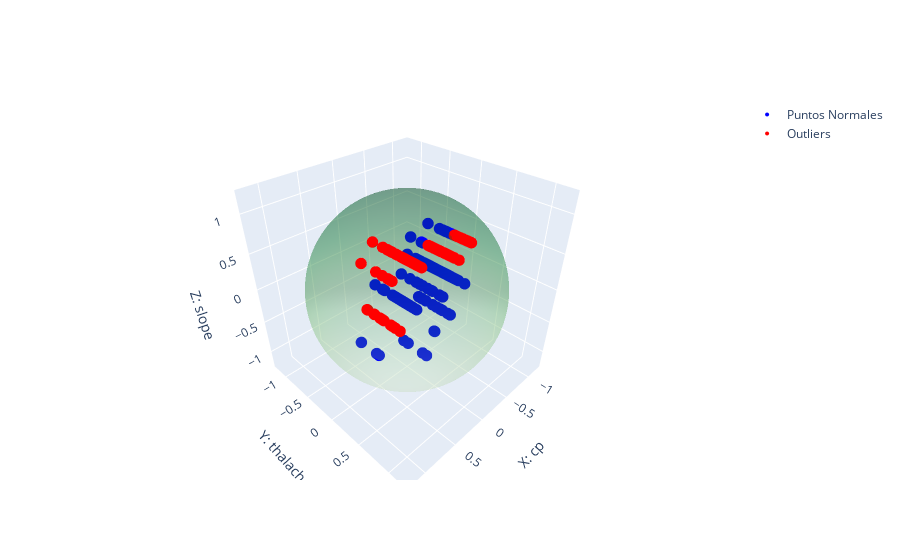

Source (notebook cell):
### Code cell
import plotly.graph_objs as go
import numpy as np
import plotly.express as px
from mpl_toolkits.mplot3d import Axes3D

# Genera datos de ejemplo (reemplaza esto con tus propios datos)
#np.random.seed(0)
#data = np.random.rand(100, 3)
#np.random.rand(200)

# Selecciona las tres columnas que deseas convertir
columnas_seleccionadas = dataframe_scaled_minmax[['cp', 'thalach', 'slope']]

# Convierte las columnas seleccionadas en un numpy.ndarray
data = columnas_seleccionadas.to_numpy()

# Define un umbral (de distancia euclidiana) para identificar outliers (puedes ajustar esto según tus necesidades)
umbral = 1.2

# Calcula la distancia euclidiana desde el origen (centro) para cada punto de datos
distancias = np.linalg.norm(data, axis=1)

# Identifica los índices de los outliers
outliers_indices = np.where(distancias > umbral)[0]

# Separa los datos en dos grupos: puntos normales y outliers
puntos_normales = data[distancias <= umbral]
outliers = data[outliers_indices]

# Crea una figura 3D interactiva
fig = go.Figure()

# Plotea los puntos de datos normales (dentro de la esfera)
fig.add_trace(go.Scatter3d(
    x=puntos_normales[:, 0],
    y=puntos_normales[:, 1],
    z=puntos_normales[:, 2],
    mode='markers',
    marker={'color':'blue', 'size':4},
    name='Puntos Normales'
))

# Plotea los outliers (fuera de la esfera)
fig.add_trace(go.Scatter3d(
    x=outliers[:, 0],
    y=outliers[:, 1],
    z=outliers[:, 2],
    mode='markers',
    marker={'color':'red', 'size':4},
    name='Outliers'
))

# Crea una esfera que excluye los outliers
u = np.linspace(0, 2 * np.pi, 100)
v = np.linspace(0, np.pi, 100)
x = umbral * np.outer(np.cos(u), np.sin(v))
y = umbral * np.outer(np.sin(u), np.sin(v))
z = umbral * np.outer(np.ones_like(u), np.cos(v))

fig.add_trace(go.Surface(x=x, y=y, z=z, colorscale='greens', opacity=0.3, showscale=False, name='Esfera Umbral'))

# Configura el diseño de la figura
fig.update_layout(
    scene={
        'xaxis_title':'X: cp', #EJE X
        'yaxis_title':'Y: thalach', #EJE Y
        'zaxis_title':'Z: slope' #EJE Z
    },
    scene_camera={
        'center':{'x':0, 'y':0, 'z':0},
        'eye':{'x':1.25, 'y':1.25, 'z':1.25}
    }
)

# Muestra la figura interactiva
fig.show()

# Calcular la distancia al origen para cada muestra
dataframe_scaled_minmax['DIST'] = np.sqrt(dataframe_scaled_minmax['cp']**2 + dataframe_scaled_minmax['thalach']**2 + dataframe_scaled_minmax['slope']**2)
# Filtrar el DataFrame para obtener solo las muestras dentro de la esfera
df_filtrado = dataframe_scaled_minmax[dataframe_scaled_minmax['DIST'] <= umbral]
print(df_filtrado.shape)
df_filtrado.head(20)

### Figure 1 — Plotly figure (JSON) as saved in the notebook; plotly's stock layout.template omitted (floating-point values rounded to 4 significant figures; data arrays with more than 128 entries replaced by an {"elided": "..."} marker saying what was removed)
{"data": [{"marker": {"color": "blue", "size": 4}, "mode": "markers", "name": "Puntos Normales", "type": "scatter3d", "x": {"elided": "592 float values"}, "y": {"elided": "592 float values"}, "z": {"elided": "592 float values"}}, {"marker": {"color": "red", "size": 4}, "mode": "markers", "name": "Outliers", "type": "scatter3d", "x": {"elided": "433 float values"}, "y": {"elided": "433 float values"}, "z": {"elided": "433 float values"}}, {"colorscale": [[0, "rgb(247,252,245)"], [0.125, "rgb(229,245,224)"], [0.25, "rgb(199,233,192)"], [0.375, "rgb(161,217,155)"], [0.5, "rgb(116,196,118)"], [0.625, "rgb(65,171,93)"], [0.75, "rgb(35,139,69)"], [0.875, "rgb(0,109,44)"], [1, "rgb(0,68,27)"]], "name": "Esfera Umbral", "opacity": 0.3, "showscale": false, "type": "surface", "x": {"elided": "100x100 float values"}, "y": {"elided": "100x100 float values"}, "z": {"elided": "100x100 float values"}}], "layout": {"scene": {"camera": {"center": {"x": 0, "y": 0, "z": 0}, "eye": {"x": 1.25, "y": 1.25, "z": 1.25}}, "xaxis": {"title": {"text": "X: cp"}}, "yaxis": {"title": {"text": "Y: thalach"}}, "zaxis": {"title": {"text": "Z: slope"}}}}}
